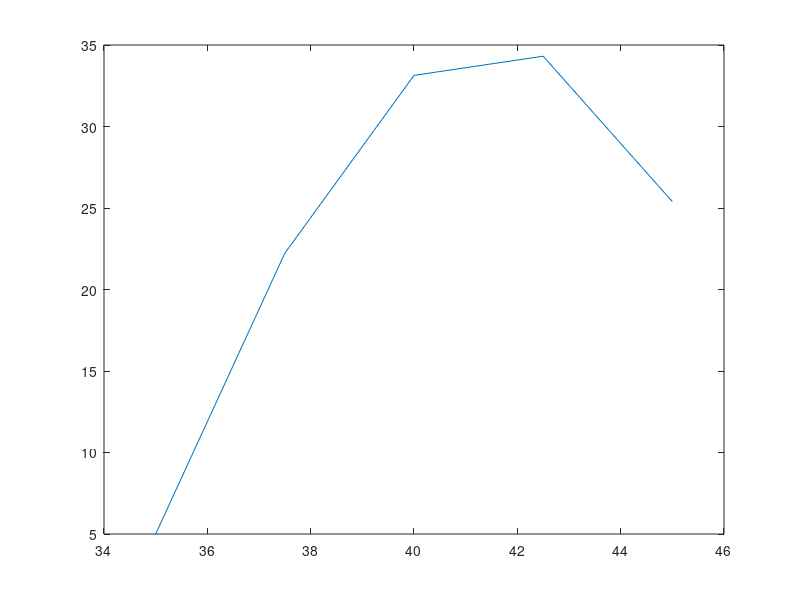

MATLAB code for this plot:

function contorno1


  dx = 2.5;
  M = [-2, 1, 0, 0
       1, -2, 1, 0
       0, 1, -2, 1
       0, dx / 200.0, -dx/200.0, dx / 200.0 * 3.0]


  B = [5, 0, 0, 0
       0, 5, 0, 0
       0, 0, 5, 0
       0, 0, 0, 0];

  b = [-70; 10; 10; 15]

  k = 100.0 / (dx * dx);

  A = k * M + B

  #A(4, :) = [0, 4, -16, 12]

  u(1) = 5;

  u(2 : 5) = A \ b

  x = 35.0 : dx : 45.0;
  plot(x, u);

endfunction
